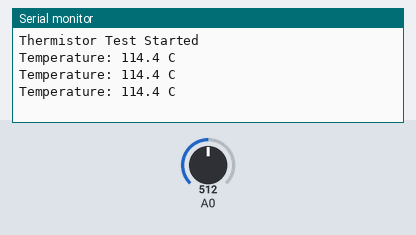
This sketch was run on a simulated Arduino Uno, built with avr-gcc and run on an emulated ATmega328P. On the bench: the last lines printed to the serial monitor. Inputs (shaded band) come from the test bench; at power-on: A0 = 512.

Above: at 1.3 s.
1.4 s: A0 set to 716
At 1.9 s:
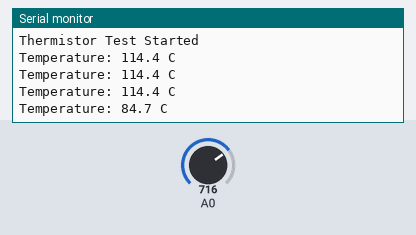
2.9 s: A0 set to 900
At 3.4 s:
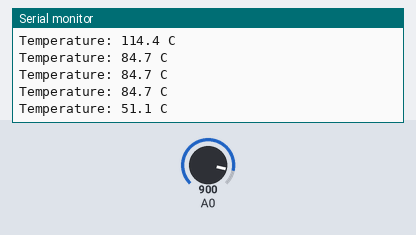
Timing chart, 0 to 5.9 s (numbered marks = the images above; inputs shaded):
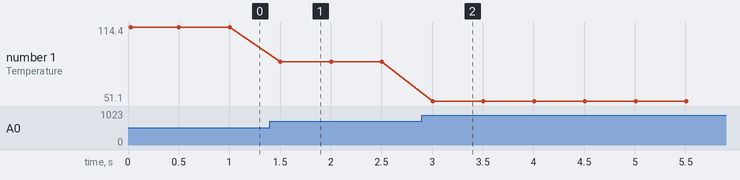

The sketch:

Thermistor_Test.ino
```cpp
// 測試熱敏電阻讀取

// 熱敏電阻參數 (NTC 100k, beta=3950, 系列電阻=4.7k, 用於高溫測量)
const double BETA = 3950.0; // Beta 值
const double R0 = 100000.0; // 25°C 時電阻 (100k)
const double SERIES_R = 4700.0; // 系列/上拉電阻 (4.7k)
const double T0 = 298.15; // 25°C in Kelvin

// 手動熱敏電阻溫度轉換函式
double readTemp() {
  int adc = analogRead(A0); // 讀取 ADC 值 (0-1023)
  if (adc == 0) return 0.0; // 避免除零
  double R = SERIES_R / (1023.0 / adc - 1.0); // 計算熱敏電阻電阻 (電壓分壓器)
  double lnR = log(R / R0);
  double tempK = 1.0 / (1.0 / T0 + lnR / BETA); // Beta 近似公式
  return tempK - 273.15; // 轉為攝氏
}

void setup() {
  Serial.begin(9600);  // 啟用序列輸出
  Serial.println("Thermistor Test Started");
}

void loop() {
  float temp = readTemp();  // 讀取並轉換溫度
  Serial.print("Temperature: ");
  Serial.print(temp, 1);  // 顯示 1 小數位
  Serial.println(" C");

  delay(500);  // 每 0.5 秒讀一次
}
```

Measured:
- after the input at 1.4 s, the serial monitor: prints a new line after 0.10 s (image 1)
- after the input at 2.9 s, the serial monitor: prints a new line after 0.11 s (image 2)
- plotted number 1: 114.4 → 84.7 after the input at 1.4 s, 84.7 → 51.1 after the input at 2.9 s
